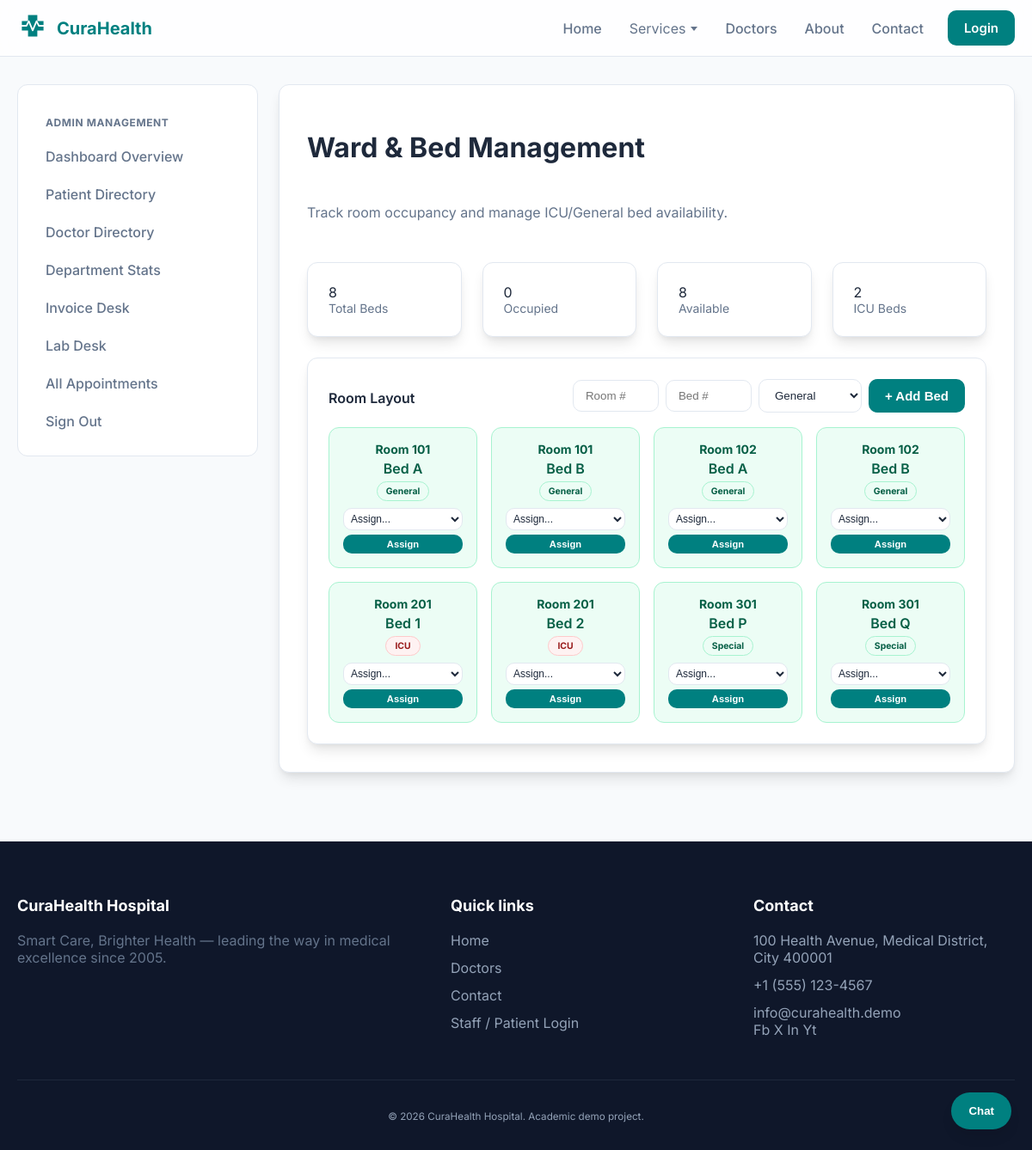
Screenshot of /admin/wards (signed in) with the database file from the repository.
### models/ward.py (models this page shows, shortened)
class Ward(db.Model):
    __tablename__ = "wards"
    id = db.Column(db.Integer, primary_key=True)
    room_number = db.Column(db.String(32), nullable=False)
    bed_number = db.Column(db.String(32), nullable=False)
    ward_type = db.Column(db.String(32), default="General")  # ICU, General, Special
    is_available = db.Column(db.Boolean, default=True)
    patient_id = db.Column(db.Integer, db.ForeignKey("patients.id"), nullable=True)
    patient = db.relationship("Patient", backref=db.backref("ward_bed", uselist=False))

### routes/admin.py (the view)
@admin_bp.route("/wards")
@admin_required
def ward_management():
    wards = Ward.query.order_by(Ward.room_number, Ward.bed_number).all()
    patients = Patient.query.order_by(Patient.name).all()
    stats = {
        "total_beds": Ward.query.count(),
        "occupied_beds": Ward.query.filter_by(is_available=False).count(),
        "available_beds": Ward.query.filter_by(is_available=True).count(),
        "icu_beds": Ward.query.filter_by(ward_type="ICU").count()
    }
    return render_template(
        "admin/ward.html",
        wards=wards,
        patients=patients,
        **stats
    )

### app.py (called while the page is built)
def create_app(config_class=Config):
    app = Flask(__name__)
    app.config.from_object(config_class)
    instance_dir = os.path.join(os.path.dirname(os.path.abspath(__file__)), "instance")
    os.makedirs(instance_dir, exist_ok=True)
    db.init_app(app)
    app.register_blueprint(public_bp)
    app.register_blueprint(patient_bp)
    app.register_blueprint(doctor_bp)
    app.register_blueprint(admin_bp)
    @app.context_processor
    def inject_globals():
        from datetime import datetime
        try:
            depts = Department.query.order_by(Department.name).limit(24).all()
        except Exception:
            depts = []
        return {"nav_departments": depts, "current_year": datetime.now().year}
    with app.app_context():
        db.create_all()
        seed_if_empty(app)
    return app

### utils/auth_helpers.py (called while the page is built)
def admin_required(f):
    @wraps(f)
    def wrapped(*args, **kwargs):
        if not session.get("admin_id"):
            flash("Please sign in as an administrator.", "warning")
            return redirect(url_for("admin.login"))
        return f(*args, **kwargs)
    return wrapped

### templates/admin/ward.html (shortened to what this page needs)
{% extends "dashboard_base.html" %}
{% block sidebar %}
{% set nav_active = 'ward' %}
{% include 'admin/sidebar_snippet.html' %}
{% endblock %}
{% block dashboard_content %}
<header class="section-head">
  <h1>Ward & Bed Management</h1>
  <p class="muted">Track room occupancy and manage ICU/General bed availability.</p>
</header>
<div class="grid grid-4" style="margin-bottom: 24px;">
  <div class="card">
    <div class="stat">{{ total_beds }}</div>
    <div class="muted small">Total Beds</div>
  </div>
  <div class="card">
    <div class="stat">{{ occupied_beds }}</div>
    <div class="muted small">Occupied</div>
  </div>
  <div class="card">
    <div class="stat">{{ available_beds }}</div>
    <div class="muted small">Available</div>
  </div>
  <div class="card">
    <div class="stat">{{ icu_beds }}</div>
    <div class="muted small">ICU Beds</div>
  </div>
</div>
<section class="card">
  <div class="row-between" style="margin-bottom: 16px;">
    <h2 class="h6">Room Layout</h2>
    <form method="post" action="{{ url_for('admin.add_bed') }}" class="row-between" style="gap: 8px;">
      <input type="text" name="room" class="input" placeholder="Room #" required style="width: 100px;">
      <input type="text" name="bed" class="input" placeholder="Bed #" required style="width: 100px;">
      <select name="type" class="input" style="width: 120px;">
        <option value="General">General</option>
      </select>
      <button type="submit" class="btn btn-primary btn-sm">+ Add Bed</button>
    </form>
  </div>
  <div class="ward-grid">
    {% for w in wards %}
    <div class="bed-card {% if w.is_available %}available{% else %}occupied{% endif %}">
      <div class="small" style="font-weight: 700;">Room {{ w.room_number }}</div>
      <div class="h6" style="margin: 4px 0;">Bed {{ w.bed_number }}</div>
      <div class="badge {% if w.ward_type == 'ICU' %}badge-danger{% else %}badge-success{% endif %}" style="font-size: 0.65rem;">{{ w.ward_type }}</div>
      {% if not w.is_available %}
      <div class="small muted" style="margin-top: 8px;">{{ w.patient.name }}</div>
      <form method="post" action="{{ url_for('admin.release_bed', ward_id=w.id) }}" style="margin-top: 8px;">
        <button type="submit" class="btn btn-ghost btn-sm" style="font-size: 0.7rem; padding: 4px;">Release</button>
      </form>
      {% else %}
      <form method="post" action="{{ url_for('admin.assign_bed', ward_id=w.id) }}" style="margin-top: 8px;">
        <select name="patient_id" class="input" style="font-size: 0.75rem; padding: 4px; margin-bottom: 4px;">
          <option value="">Assign...</option>
        </select>
        <button type="submit" class="btn btn-primary btn-sm" style="font-size: 0.7rem; padding: 4px; width: 100%;">Assign</button>
      </form>
      {% endif %}
    </div>
    {% endfor %}
  </div>
</section>
{% endblock %}

### static/css/style.css (style rules this page uses)
:root { --bg: #F8FAFC; --surface: #FFFFFF; --card: #FFFFFF; --card2: #F1F5F9; --text: #1E293B; --muted: #64748B; --border: #E2E8F0; --shadow: 0 10px 15px -3px rgba(0, 0, 0, 0.1), 0 4px 6px -2px rgba(0, 0, 0, 0.05); --primary: #008080; --primary-light: #2DD4BF; --danger: #EF4444; --success: #10B981; --warn: #F59E0B; --radius: 12px; --radius2: 16px; --wrap: 1200px; }
* { box-sizing: border-box; }
html,body { height:100%; }
body.page { margin:0; font-family: 'Inter', ui-sans-serif, system-ui, -apple-system, Segoe UI, Roboto, Arial, sans-serif; color: var(--text); background-color: var(--bg); }
.muted { color: var(--muted); }
.small { font-size: 0.875rem; }
.h6 { font-size: 1rem; margin: 12px 0 8px; font-weight: 600; }
.btn { display:inline-flex; align-items:center; justify-content:center; gap: 8px; border-radius: 10px; padding: 10px 18px; border: 1px solid transparent; cursor: pointer; font-weight: 600; font-size: 0.9375rem; transition: all 0.2s; text-decoration:none; }
.btn-primary { background: var(--primary); color: white; }
.input { width: 100%; padding: 10px 14px; border-radius: 10px; border: 1px solid var(--border); background: white; color: var(--text); outline: none; transition: border-color 0.2s, box-shadow 0.2s; }
.section-head { display:grid; gap: 8px; margin-bottom: 32px; }
.row-between { display:flex; align-items:center; justify-content:space-between; gap: 16px; flex-wrap: wrap; }
.grid { display:grid; gap: 24px; }
.grid-4 { grid-template-columns: repeat(4, minmax(0, 1fr)); }
.card { background: var(--surface); border: 1px solid var(--border); border-radius: var(--radius); padding: 24px; box-shadow: var(--shadow); transition: transform 0.2s, border-color 0.2s; }
.ward-grid { display: grid; grid-template-columns: repeat(auto-fill, minmax(140px, 1fr)); gap: 16px; }
.bed-card { padding: 16px; border: 1px solid var(--border); border-radius: 12px; text-align: center; cursor: pointer; transition: all 0.2s; }
.bed-card.available { background: #ECFDF5; border-color: #A7F3D0; color: #065F46; }
.badge { display:inline-flex; padding: 4px 10px; border-radius: 999px; font-size: 0.75rem; font-weight: 700; }
.badge-success { background: #ECFDF5; color: #065F46; border: 1px solid #A7F3D0; }
.badge-danger { background: #FEF2F2; color: #991B1B; border: 1px solid #FECACA; }

### rows the page displays
Ward: room_number "101", bed_number "A", ward_type "General"
Ward: room_number "101", bed_number "B", ward_type "General"
Ward: room_number "102", bed_number "A", ward_type "General"
Ward: room_number "102", bed_number "B", ward_type "General"
Ward: room_number "201", bed_number "1", ward_type "ICU"
Ward: room_number "201", bed_number "2", ward_type "ICU"
Ward: room_number "301", bed_number "P", ward_type "Special"
Ward: room_number "301", bed_number "Q", ward_type "Special"

### other values shown
{{ total_beds }} "8"
{{ occupied_beds }} "0"
{{ available_beds }} "8"
{{ icu_beds }} "2"
